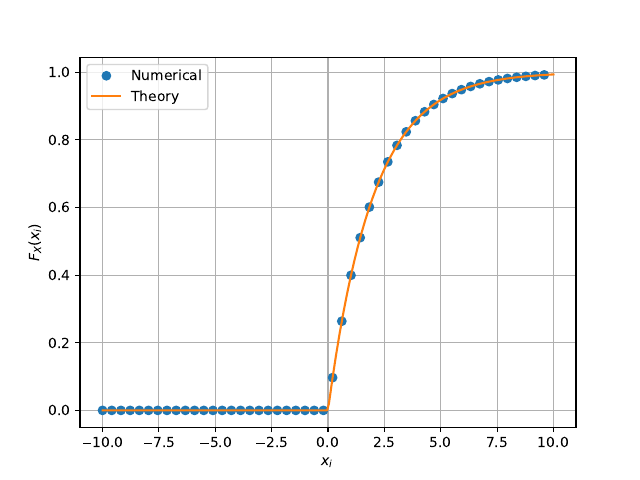

Generate this figure with Python:
#Importing numpy, scipy, mpmath and pyplot
import numpy as np
import mpmath as mp
import scipy 
import matplotlib.pyplot as plt

#if using termux
# import subprocess
# import shlex
#end if


maxrange=50
maxlim=10.0
x = np.linspace(-maxlim,maxlim,maxrange)#points on the x axis
x1=np.linspace(-maxlim,maxlim,maxrange*5)
simlen = int(999963) #number of samples
err = [] #declaring probability list
pdf = [] #declaring pdf list
h = 2*maxlim/(maxrange-1)
#randvar = np.random.normal(0,1,simlen)
#randvar = np.loadtxt('uni.dat',dtype='double')
randvar = np.loadtxt('V.dat',dtype='double')


for i in range(0,maxrange-1):
	err_ind = np.nonzero(randvar < x[i]) #checking probability condition
	err_n = np.size(err_ind) #computing the probability
	err.append(err_n/simlen) #storing the probability values in a list
 
	
# for i in range(0,maxrange-1):
# 	test = (err[i+1]-err[i])/(x[i+1]-x[i])
# 	pdf.append(test) #storing the pdf values in a list


def V_cdf(x):
	if x<0: 
		x=0 # The function is constant so it's value can be taken to be f(0)
	return 1-np.exp(-x/2)
	
vec_V_cdf = scipy.vectorize(V_cdf)

plt.plot(x[0:(maxrange-1)].T,err,'o')
plt.plot(x1,vec_V_cdf(x1))#plotting the CDF
plt.grid() #creating the grid
plt.xlabel('$x_i$')
plt.ylabel('$F_X(x_i)$')
plt.legend(["Numerical","Theory"])

#if using termux
plt.savefig('../ai1110/V_cdf.pdf')
#plt.savefig('../figs/uni_pdf.eps')
#subprocess.run(shlex.split("termux-open ../figs/uni_pdf.pdf"))
#if using termux
#plt.savefig('./V_cdf.pdf')
# plt.savefig('./V_cdf.eps')
# subprocess.run(shlex.split("termux-open ../figs/gauss_pdf.pdf"))
#else
plt.show() #opening the plot window
